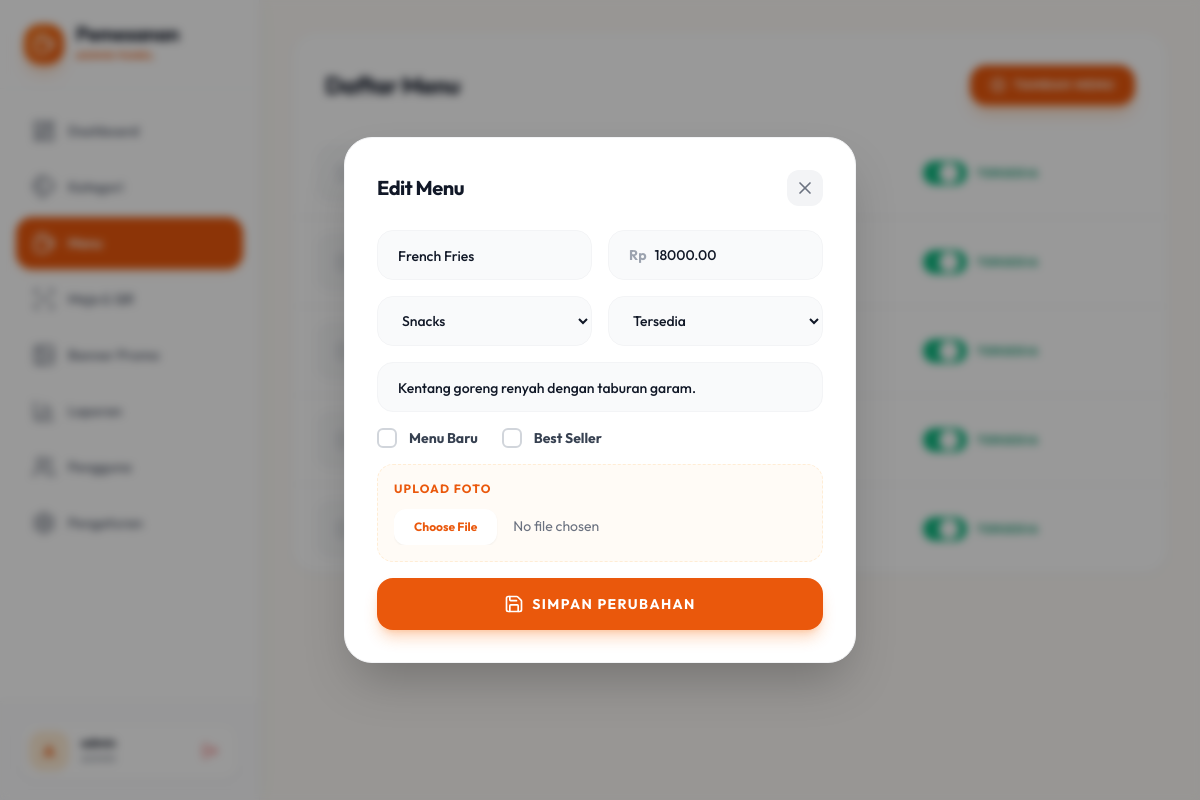
Page /admin/menus.php?edit=5 (signed in) on the committed database.
### tables this page shows
CREATE TABLE IF NOT EXISTS menus (
    id INT AUTO_INCREMENT PRIMARY KEY,
    kategori_id INT NOT NULL,
    nama_menu VARCHAR(100) NOT NULL,
    deskripsi TEXT,
    harga DECIMAL(10, 2) NOT NULL,
    gambar_url VARCHAR(255) DEFAULT NULL,
    status ENUM('tersedia', 'habis') NOT NULL DEFAULT 'tersedia',
    is_new BOOLEAN NOT NULL DEFAULT FALSE,
    is_bestseller BOOLEAN NOT NULL DEFAULT FALSE,
    created_at TIMESTAMP DEFAULT CURRENT_TIMESTAMP,
    FOREIGN KEY (kategori_id) REFERENCES categories(id) ON DELETE CASCADE
);

CREATE TABLE IF NOT EXISTS categories (
    id INT AUTO_INCREMENT PRIMARY KEY,
    nama_kategori VARCHAR(50) NOT NULL UNIQUE,
    created_at TIMESTAMP DEFAULT CURRENT_TIMESTAMP
);

### admin/menus.php (the view, shortened to what this page needs)
<?php
require_once '../config/db.php';
$editData = null;
if (isset($_GET['edit'])) {
    $stmt = $pdo->prepare("SELECT * FROM menus WHERE id = ?");
    $stmt->execute([(int)$_GET['edit']]);
    $editData = $stmt->fetch();
}
$fetchedMenus = $pdo->query("SELECT m.*, c.nama_kategori FROM menus m JOIN categories c ON m.kategori_id = c.id ORDER BY m.nama_menu")->fetchAll();
$fetchedCategories = $pdo->query("SELECT * FROM categories")->fetchAll();
?>
<?php
require_once 'layout_header.php';
?>
<div class="p-4 md:p-8">
    <div class="bg-white rounded-[24px] shadow-sm border border-gray-100 overflow-hidden">
        <div class="flex flex-col sm:flex-row sm:justify-between items-start sm:items-center gap-4 sm:gap-0 p-5 md:p-8 pb-4 md:pb-6">
            <h1 class="text-2xl font-bold tracking-tight text-gray-900">Daftar Menu</h1>
            <button onclick="openMenuModal()" class="px-5 py-3 bg-brand-600 text-white rounded-2xl text-xs font-bold uppercase tracking-widest hover:bg-brand-700 transition-snappy shadow-lg shadow-brand-500/30 flex items-center gap-2">
                <i data-lucide="plus-circle" class="w-4 h-4"></i> Tambah Menu
            </button>
        </div>
        <ul class="divide-y divide-gray-100">
            <?php foreach ($fetchedMenus as $menuItem): ?>
            <li class="flex flex-col sm:flex-row sm:items-center justify-between px-4 md:px-6 py-4 hover:bg-gray-50/50 transition-colors group" id="menu-row-<?= $menuItem['id'] ?>">
                <div class="flex items-center gap-4 flex-1 min-w-0">
                    <?php if ($menuItem['gambar_url']): ?>
                    <img src="../<?= $menuItem['gambar_url'] ?>" alt="<?= htmlspecialchars($menuItem['nama_menu']) ?>" class="w-14 h-14 rounded-[12px] object-cover bg-gray-50 border border-gray-100 shrink-0">
                    <?php else: ?>
                    <div class="w-14 h-14 rounded-[12px] bg-gray-50 flex items-center justify-center text-gray-300 border border-gray-100 shrink-0"><i data-lucide="image" class="w-5 h-5"></i></div>
                    <?php endif; ?>
                    <div class="min-w-0">
                        <span class="font-bold text-gray-900 flex items-center gap-2 mb-0.5 text-[14px]">
                            <span class="truncate"><?= htmlspecialchars($menuItem['nama_menu']) ?></span>
                        </span>
                        <span class="text-[13px] font-medium text-gray-500"><?= $menuItem['nama_kategori'] ?> &bull; <span class="text-brand-600 font-bold">Rp <?= number_format($menuItem['harga'],0,',','.') ?></span></span>
                    </div>
                </div>
                <div class="flex items-center justify-between w-full sm:w-auto gap-4 shrink-0 mt-4 sm:mt-0 border-t border-gray-100 sm:border-0 pt-4 sm:pt-0">
                    <label class="relative inline-flex items-center cursor-pointer w-[130px] justify-end" title="<?= $menuItem['status'] == 'tersedia' ? 'Klik untuk nonaktifkan' : 'Klik untuk aktifkan' ?>">
                        <div class="w-11 h-6 bg-gray-200 rounded-full peer peer-checked:bg-emerald-500 transition-colors duration-300 after:content-[''] after:absolute after:top-[2px] after:left-[2px] after:bg-white after:rounded-full after:h-5 after:w-5 after:shadow-sm after:transition-all after:duration-300 peer-checked:after:translate-x-5"></div>
                        <span class="ml-2.5 text-[11px] font-bold uppercase tracking-widest toggle-label w-[70px] <?= $menuItem['status'] == 'tersedia' ? 'text-emerald-600' : 'text-red-500' ?>"><?= $menuItem['status'] == 'tersedia' ? 'Tersedia' : 'Habis' ?></span>
                    </label>
                </div>
            </li>
            <?php endforeach; ?>
        </ul>
    </div>
</div>
<div id="menu-modal" class="fixed inset-0 z-50 hidden">
    <div class="absolute top-1/2 left-1/2 -translate-x-1/2 -translate-y-1/2 w-[calc(100%-2rem)] md:w-full md:max-w-lg bg-white rounded-[28px] shadow-2xl border border-gray-100 p-6 md:p-8 max-h-[90vh] overflow-y-auto" style="animation: modalIn 0.3s ease-out">
        <div class="flex justify-between items-center mb-6">
            <h2 class="text-xl font-bold tracking-tight text-gray-900"><?= $editData ? 'Edit Menu' : 'Tambah Menu Baru' ?></h2>
            <button onclick="closeMenuModal()" class="w-9 h-9 flex items-center justify-center rounded-xl bg-gray-100 text-gray-500 hover:bg-gray-200 transition-colors">
                <i data-lucide="x" class="w-5 h-5"></i>
            </button>
        </div>
        <form method="POST" action="menus.php" enctype="multipart/form-data" class="space-y-4">
            <div class="grid grid-cols-1 md:grid-cols-2 gap-4">
                <div class="bg-gray-50 rounded-2xl px-5 py-3 border border-gray-100 focus-within:border-brand-500 focus-within:bg-white transition-colors">
                    <input type="text" name="nama_menu" value="<?= $editData ? htmlspecialchars($editData['nama_menu']) : '' ?>" required class="w-full bg-transparent border-none focus:outline-none text-sm font-medium text-gray-900" placeholder="Nama Menu">
                </div>
                <div class="bg-gray-50 rounded-2xl px-5 py-3 border border-gray-100 focus-within:border-brand-500 focus-within:bg-white transition-colors flex items-center">
                    <span class="text-gray-400 text-sm font-bold mr-2">Rp</span>
                    <input type="number" name="harga" value="<?= $editData ? $editData['harga'] : '' ?>" required class="w-full bg-transparent border-none focus:outline-none text-sm font-medium text-gray-900" placeholder="Harga">
                </div>
            </div>
            <div class="grid grid-cols-1 md:grid-cols-2 gap-4">
                <select name="kategori_id" required class="bg-gray-50 rounded-2xl px-5 py-3.5 border border-gray-100 focus:border-brand-500 focus:bg-white transition-colors text-sm font-medium text-gray-900 outline-none cursor-pointer">
                    <?php foreach ($fetchedCategories as $categoryItem): ?><option value="<?= $categoryItem['id'] ?>" <?= ($editData && $editData['kategori_id'] == $categoryItem['id']) ? 'selected' : '' ?>><?= $categoryItem['nama_kategori'] ?></option><?php endforeach; ?>
                </select>
                <select name="status" class="bg-gray-50 rounded-2xl px-5 py-3.5 border border-gray-100 focus:border-brand-500 focus:bg-white transition-colors text-sm font-medium text-gray-900 outline-none cursor-pointer">
                    <option value="tersedia" <?= ($editData && $editData['status'] === 'tersedia') ? 'selected' : '' ?>>Tersedia</option>
                </select>
            </div>
            <div class="bg-gray-50 rounded-2xl px-5 py-3 border border-gray-100 focus-within:border-brand-500 focus-within:bg-white transition-colors">
                <input type="text" name="deskripsi" value="<?= $editData ? htmlspecialchars($editData['deskripsi']) : '' ?>" class="w-full bg-transparent border-none focus:outline-none text-sm font-medium text-gray-900" placeholder="Deskripsi Singkat">
            </div>
            <div class="flex gap-6">
                <label class="flex items-center gap-3 cursor-pointer group">
                    <div class="relative flex items-center justify-center">
                        <input type="checkbox" name="is_new" value="1" <?= ($editData && $editData['is_new']) ? 'checked' : '' ?> class="peer appearance-none w-5 h-5 rounded-md border-2 border-gray-300 checked:bg-brand-600 checked:border-brand-600 transition-colors">
                    </div>
                    <span class="text-sm font-bold text-gray-700 group-hover:text-brand-600 transition-colors">Menu Baru</span>
                </label>
                <label class="flex items-center gap-3 cursor-pointer group">
                    <div class="relative flex items-center justify-center">
                        <input type="checkbox" name="is_bestseller" value="1" <?= ($editData && $editData['is_bestseller']) ? 'checked' : '' ?> class="peer appearance-none w-5 h-5 rounded-md border-2 border-gray-300 checked:bg-brand-600 checked:border-brand-600 transition-colors">
                    </div>
                    <span class="text-sm font-bold text-gray-700 group-hover:text-brand-600 transition-colors">Best Seller</span>
                </label>
            </div>
            <div class="bg-brand-50/50 p-4 rounded-2xl border border-brand-100 border-dashed">
                <label class="block text-xs uppercase tracking-widest text-brand-600 mb-3 font-bold">
                    <?= $editData && $editData['gambar_url'] ? 'Ganti Foto' : 'Upload Foto' ?>
                </label>
                <input type="file" name="gambar" accept="image/*" <?= $editData ? '' : 'required' ?> class="w-full text-sm text-gray-500 file:mr-4 file:py-2.5 file:px-5 file:rounded-xl file:border-0 file:text-xs file:font-bold file:bg-white file:text-brand-600 file:shadow-sm hover:file:bg-brand-50 cursor-pointer">
            </div>
            <?php if ($editData): ?>
            <button type="submit" name="update" class="w-full py-4 bg-brand-600 text-white rounded-2xl text-sm font-bold uppercase tracking-widest hover:bg-brand-700 transition-snappy shadow-lg shadow-brand-500/30 flex justify-center items-center gap-2"><i data-lucide="save" class="w-5 h-5"></i> Simpan Perubahan</button>
            <?php endif; ?>
        </form>
    </div>
</div>
<?php require_once 'layout_footer.php'; ?>

### assets/css/style.css (style rules this page uses)
:root { --bg-primary: #FDFBF7; --bg-secondary: #FFFFFF; --text-primary: #1F2937; --text-secondary: #6B7280; --border-color: #F3F4F6; --accent-color: #EA580C; --accent-light: #FFF7ED; --accent-dark: #C2410C; --cubic-spring: cubic-bezier(0.34, 1.56, 0.64, 1); --cubic-snappy: cubic-bezier(0.16, 1, 0.3, 1); }
body { font-family: 'Outfit', -apple-system, BlinkMacSystemFont, "Segoe UI", Roboto, Helvetica, Arial, sans-serif; background-color: var(--bg-primary); color: var(--text-primary); -webkit-font-smoothing: antialiased; -moz-osx-font-smoothing: grayscale; }
h1, h2, h3, h4, h5, h6 { letter-spacing: -0.02em; text-wrap: balance; color: #111827; }
.transition-snappy { transition: all 400ms var(--cubic-snappy); }

### rows in the picture
menus: status "TERSEDIA"
menus: status "TERSEDIA"
menus: shows "TERSEDIA", nama_menu "French Fries", harga "18000.00", kategori_id "Snacks", status "Tersedia", deskripsi "Kentang goreng renyah dengan taburan garam."
menus: status "TERSEDIA"
menus: status "TERSEDIA"

### other values in the picture
substr($_SESSION['username'], 0, 1) "A"
$_SESSION['username'] "admin"
